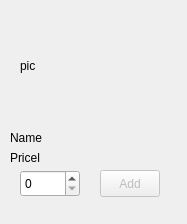
<?xml version="1.0" encoding="UTF-8"?>
<ui version="4.0">
 <class>ProductWidget</class>
 <widget class="QWidget" name="ProductWidget">
  <property name="geometry">
   <rect>
    <x>0</x>
    <y>0</y>
    <width>187</width>
    <height>224</height>
   </rect>
  </property>
  <property name="minimumSize">
   <size>
    <width>100</width>
    <height>200</height>
   </size>
  </property>
  <property name="windowTitle">
   <string>Form</string>
  </property>
  <widget class="QLabel" name="lblName">
   <property name="geometry">
    <rect>
     <x>10</x>
     <y>130</y>
     <width>151</width>
     <height>16</height>
    </rect>
   </property>
   <property name="text">
    <string>Name</string>
   </property>
  </widget>
  <widget class="QLabel" name="lblPrice">
   <property name="geometry">
    <rect>
     <x>10</x>
     <y>150</y>
     <width>161</width>
     <height>16</height>
    </rect>
   </property>
   <property name="text">
    <string>Pricel</string>
   </property>
  </widget>
  <widget class="QLabel" name="lblPicture">
   <property name="geometry">
    <rect>
     <x>20</x>
     <y>10</y>
     <width>131</width>
     <height>111</height>
    </rect>
   </property>
   <property name="text">
    <string>pic</string>
   </property>
  </widget>
  <widget class="QSpinBox" name="amountSB">
   <property name="geometry">
    <rect>
     <x>20</x>
     <y>170</y>
     <width>60</width>
     <height>27</height>
    </rect>
   </property>
   <property name="maximumSize">
    <size>
     <width>60</width>
     <height>30</height>
    </size>
   </property>
  </widget>
  <widget class="QPushButton" name="addPB">
   <property name="enabled">
    <bool>false</bool>
   </property>
   <property name="geometry">
    <rect>
     <x>100</x>
     <y>170</y>
     <width>60</width>
     <height>27</height>
    </rect>
   </property>
   <property name="maximumSize">
    <size>
     <width>60</width>
     <height>30</height>
    </size>
   </property>
   <property name="text">
    <string>Add</string>
   </property>
  </widget>
 </widget>
 <resources/>
 <connections/>
</ui>
